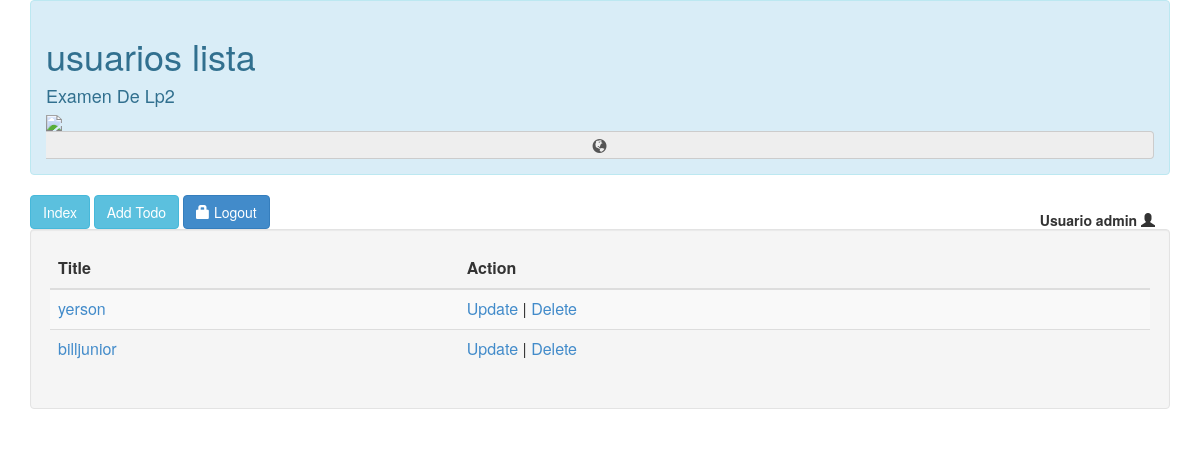
/index (signed in), run on an earlier commit of the app's database.
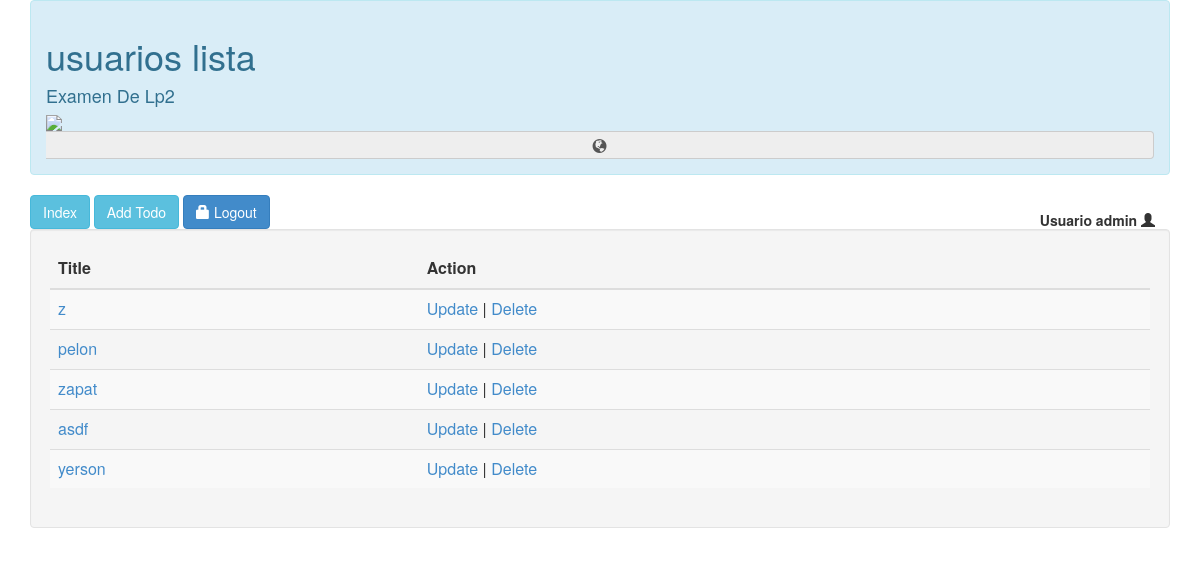
And on a later commit of the database.
### app/models.py (models this page shows, shortened)
class Todo(models.Model):
    PRIORITY_LIST = (
        (0, 'Dni'),
        (5, 'partida'),
        (10, 'Militar'),
        (15, ''),
    )
    title = models.CharField(max_length=40)
    owner = models.ForeignKey(User)
    priority = models.PositiveSmallIntegerField(choices=PRIORITY_LIST, default=5)
    description = models.TextField()
    added_on = models.DateTimeField(auto_now_add=True)
    due_on = models.DateField()
    class Meta:
        permissions = (
            ('list_app', 'Can view list ap'),
            ('view_app', 'Can view ap'),
            ('add_app', 'Can add ap'),
            ('change_app', 'Can change ap'),
            ('delete_app', 'Can delete ap'),
        )
        ordering = ['due_on']
    def __unicode__(self):
        return u"%s" % self.title

### app/views.py (the view)
# urls.py: url(r'^index$', TodoList.as_view(), name='app_list'),
class TodoList(ListView):
    model = Todo

### templates/app/todo_list.html (shortened to what this page needs)
{% extends 'base.html' %}
{% block content %}
<table class = "table table-striped" cellspacing = '0'>
<thead><tr><th>Title</th><th>Action</th></tr></thead>
<tbody>
  {% for todo in todo_list %}
  <tr><td>{% if perms.todo.view_todo %}<a
              href="{{app.get_absolute_url}}">{{todo}}</a>{% else %}{{todo}}{% endif %}</td>
  <td>{% if perms.app.change_todo %}<a href="{% url 'app_update' todo.pk %}">Update</a>{% endif %} | {% if perms.app.delete_app %}<a href="{% url 'app_delete' todo.pk %}">Delete</a>{% endif %}</td></tr>
  {% endfor %}
</tbody>
</table>
{% endblock %}

What changed in the data, as far as the page shows it:
removed Todo: title "billjunior"
added Todo: title "z"
added Todo: title "pelon"
added Todo: title "zapat"
added Todo: title "asdf"
